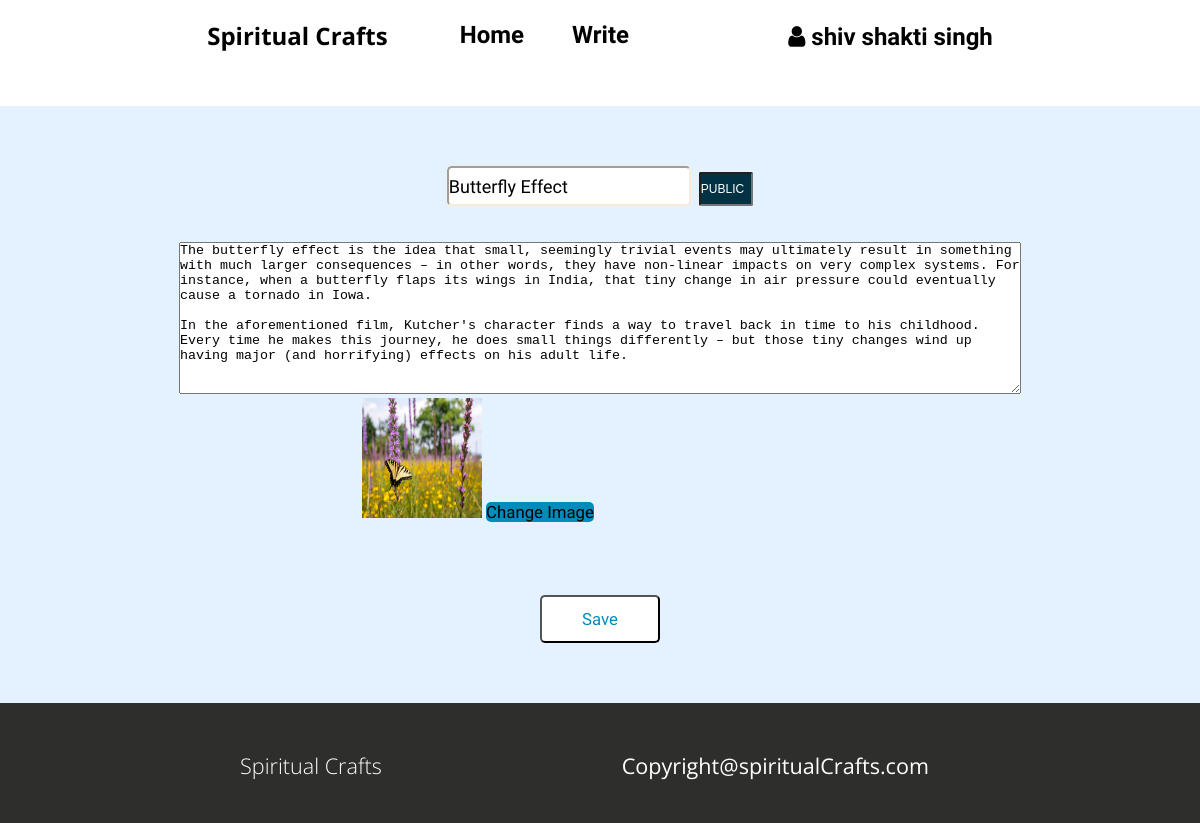
/editpost.php?action2=detail&id=1 (signed in), run on the app's committed database.
### tables this page shows
CREATE TABLE `POST` (
  `post_id` int NOT NULL,
  `user_id` int DEFAULT NULL,
  `name` varchar(100) DEFAULT NULL,
  `status` enum('PUBLIC','PRIVATE') DEFAULT NULL,
  `content` text,
  `image` varchar(100) DEFAULT NULL,
  `published_at` datetime DEFAULT NULL,
  `blog_title` varchar(100) DEFAULT NULL,
  `status_by_admin` enum('Approved','Pending','Rejected') DEFAULT NULL,
  `edited_at` datetime DEFAULT NULL
);

### src/editpost.php (the view, shortened to what this page needs)
<?php
if(isset($_GET['action2'])){
    $id=$_GET['id'];
    include "connection.php";
    $query = "SELECT * FROM POST WHERE post_id = '$id'";
    $result = mysqli_query($conn,$query);
    $row = mysqli_fetch_assoc($result);
}
?>
<!DOCTYPE html>
<html lang="en">
<head>
    <link rel="stylesheet" href="css/style.css">
    <link rel="stylesheet" href="css/utils.css">
    <link rel="stylesheet" href="https://cdnjs.cloudflare.com/ajax/libs/font-awesome/4.7.0/css/font-awesome.min.css">
</head>
<body>
    <?php
      include "header.php";
    ?>
      <center><div class="write-content">
        <form method="POST"  enctype="multipart/form-data" >
          <input type="text" name="blogtitle" id="blogtitleid" class="form-input title" placeholder="Title" value="<?php echo $row['blog_title'] ?>">&nbsp;&nbsp;<input type="text" style="font-size:1vw;" id="blogstatusid" class="public-checkbox" name="blogtype" value="<?php echo $row['status'] ?>" readable ><br>
          <textarea rows="10" name="blogcontent" id="blogcontentid" cols="70" placeholder="Start writing about your post" class="text-long-content"><?php echo $row['content'] ?></textarea><br>
          <img src="<?php echo $row['image'] ?>" style="height:10vw;width:10vw;">
          <label for="files" class="btn">Change Image</label>
          <input id="files" type="file" id="blogimageid" name="img_upload" class="form-input" style="Visibility:hidden;" ><br>
          <input type="submit" name="submit-edit-public" class="btn-public" id="<?php echo $id; ?>" value="Save" onclick="saveeditdata(this.id);">
        </form>
    </div></center>
    <?php include "footer.php" ?>
</body>
</html>

### src/css/style.css (style rules this page uses)
* { padding: 0; margin: 0; }
.form-input { width: 20vw; height: 3vw; border-radius: 5px; border-color: antiquewhite; font-size: 1.5vw; font-family: var(--font2); }
.btn { margin-top: 5vw; width: 10vw; height: 4.5vw; font-size: 1.4vw; border-radius: 5px; border-color: black; font-family: var(--font2); background-color: #008CBA; margin-bottom:2%; }
.write-content { margin-top:3vw; background-color:#e4f1fe; }
.title { margin-top:5%; }
.text-long-content { margin-top:3%; width:70vw; }
.btn-public { margin-top: 5vw; margin-bottom:5vw; width: 10vw; height: 4vw; font-size: 1.4vw; border-radius: 5px; font-family: var(--font2); background-color: white; color:#008CBA; }

### src/css/utils.css (style rules this page uses)
:root { --main-bg-color:brown; --font1: 'Fascinate', cursive; --font2: 'Baloo 2', cursive; --font3: 'Fascinate', cursive; --font4:'Staatliches', cursive; --font5:'Anek Latin', sans-serif; --font6: 'Open Sans', sans-serif; --font7:'Open Sans', sans-serif; }
.public-checkbox { background-color: #013243; color: white; display: inline-block; line-height: 2.2vw; width: 4.2vw; height: 2.5vw; cursor: pointer; border-radius:2px; }

### data on the page
post: blogtitle "Butterfly Effect", blogtype "PUBLIC", blogcontent "The butterfly effect is the idea that small, seemingly trivial events may ultimately result in something with much larger consequences – in other words, they have non-linear impacts on very complex systems. For instance, when a butterfly flaps its wings in India, that tiny change in air pressure could eventually cause a tornado in Iowa. In the aforementioned film, Kutcher's character finds a way to travel back in time to his childhood. Every time he makes this journey, he does small things differently – but those tiny changes wind up having major (and horrifying) effects on his adult life.", image (picture)

### other printed values
$_SESSION['name'] "shiv shakti singh"
